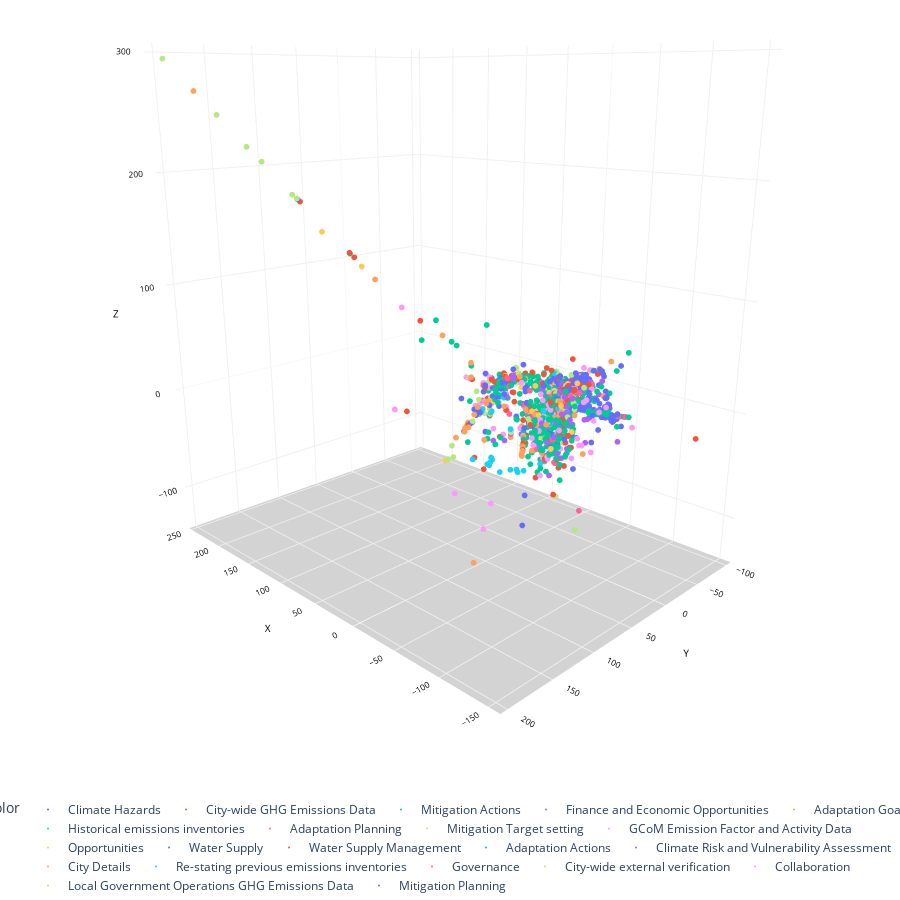

Notebook code cell kept with this figure:
### Code cell
# Create another scatter plot but this time have the color based off sectors. 
## NOTE. DOUBLE CLICK ON THE LABEL FOR 'CLIMATE HAZARDS' and you'll see two (maybe 3) distinct GROUPINGS
fig = px.scatter_3d(cluster_df, 
                   x='X', 
                    y='Y',
                    z='Z',
                    color=y.astype(str),
                    height=900, width=900
                   )

# Update chart looks
fig.update_layout(#title_text="Scatter 3D Plot",
                  showlegend=True,
                  legend=dict(orientation="h", y=0, xanchor="center", x=0.5),
                  scene_camera=dict(up=dict(x=0, y=0, z=1), 
                                        center=dict(x=0, y=0, z=-0.2),
                                        eye=dict(x=-1.5, y=1.5, z=0.5)),
                                        margin=dict(l=0, r=0, b=0, t=0),
                  scene = dict(xaxis=dict(backgroundcolor='white',
                                          color='black',
                                          gridcolor='#f0f0f0',
                                          title_font=dict(size=10),
                                          tickfont=dict(size=10),
                                         ),
                               yaxis=dict(backgroundcolor='white',
                                          color='black',
                                          gridcolor='#f0f0f0',
                                          title_font=dict(size=10),
                                          tickfont=dict(size=10),
                                          ),
                               zaxis=dict(backgroundcolor='lightgrey',
                                          color='black', 
                                          gridcolor='#f0f0f0',
                                          title_font=dict(size=10),
                                          tickfont=dict(size=10),
                                         )))

# Update marker size
fig.update_traces(marker=dict(size=2))

fig.show()
